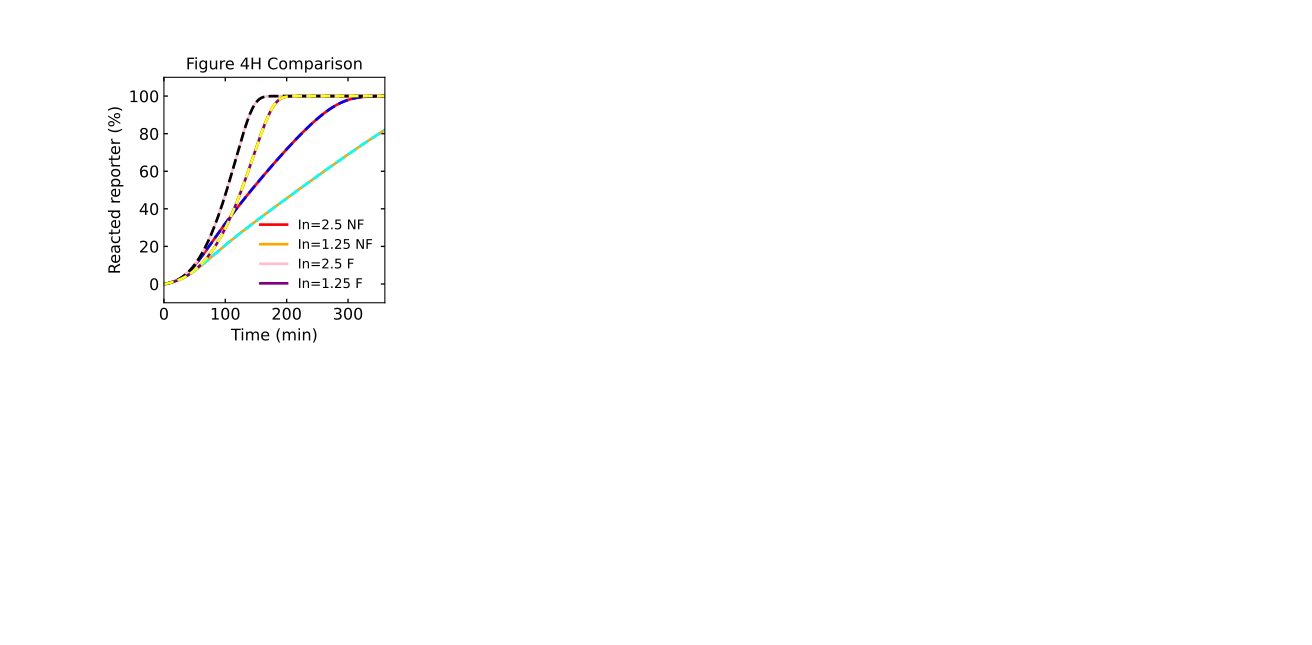

Here is the Python script that generated this plot:
# -*- coding: utf-8 -*-
"""
Created on Wed Jul  6 12:02:22 2022

@author: tnm12
"""

import numpy as np
import matplotlib.pyplot as plt
from matplotlib.ticker import MaxNLocator

import sys

import Simulatorv2021 as RSDs #import version 2.0.2.1 of simulator


'''
##############################################################################
Simulations
##############################################################################
'''

t_sim = np.linspace(0,12,1001)*3600 # seconds

k_txn = 0.01 #transcription rate

IN1 = [2.5,1.25] #input template

REP_con = 500

color = ['red','orange']

model = RSDs.RSD_sim(5) # define the model instance and # of domains

# specify DNA txn templates and reporters and concentrations
model.molecular_species('gate{1,2}',DNA_con=25)
model.molecular_species('reporter{2}',DNA_con=REP_con)

model.global_rate_constants(ktxn=k_txn)

plt.subplot(2,4,1)
for n in range(len(IN1)):
    model.molecular_species('input{1}',DNA_con=IN1[n])
    
    # simulate the model
    model.simulate(t_sim)
    
    # pull out the species from the model solution to plot
    S2 = model.output_concentration('S{2}')
    
    fs = 12
    
    plt.plot(model.t/60,(S2/REP_con)*100,color=color[n],linewidth=2,linestyle='-')
    
    
IN1 = [2.5,1.25] #input template

color = ['pink','purple']

model = RSDs.RSD_sim(5) # define the model instance and # of domains

# specify DNA txn templates and reporters and concentrations
model.molecular_species('gate{1,2}',DNA_con=25)
model.molecular_species('reporter{2}',DNA_con=REP_con)
model.molecular_species('f{1}',DNA_con=25)

model.global_rate_constants(ktxn=k_txn)

plt.subplot(2,4,1)
for n in range(len(IN1)):
    model.molecular_species('input{1}',DNA_con=IN1[n])
    
    # simulate the model
    model.simulate(t_sim)
    
    # pull out the species from the model solution to plot
    S2 = model.output_concentration('S{2}')
    
    fs = 12
    
    plt.plot(model.t/60,(S2/REP_con)*100,color=color[n],linewidth=2,linestyle='-')
    
    
plt.xticks(fontsize=fs)
plt.yticks(fontsize=fs)
plt.ylim(-10,110)
plt.xlim(0,360)
ax1 = plt.gca()
ax1.xaxis.set_tick_params(which='both',size=3,width=1,direction='in',top='on')
#ax1.xaxis.set_major_locator(MaxNLocator(integer=True))
ax1.yaxis.set_tick_params(which='both',size=3,width=1,direction='in',right='on')
plt.xlabel('Time (min)',fontsize=fs)
plt.ylabel('Reacted reporter (%)',fontsize=fs)


import Simulator1 as RSDs #import first version of simulator


'''
##############################################################################
Simulations
##############################################################################
'''

t_sim = np.linspace(0,12,1001)*3600 # seconds

k_txn = 0.01 #transcription rate

IN1 = [2.5,1.25] #input template

csl = ['blue','aqua']

model = RSDs.RSD_sim() # define the model instance

# specify DNA txn templates and reporters and concentrations
model.DNA_species('gate','1_2',temp_con=25)
model.DNA_species('reporter','REP2',temp_con=500)

plt.subplot(2,4,1)
for n in range(len(IN1)):
    model.DNA_species('input','I1',temp_con=IN1[n])
    
    # simulate the model
    model.simulate(t_sim,1,k_txn)
    
    # pull out the species from the model solution to plot
    REP = model.output_concentration['REP2']
    
    fs = 12
    
    plt.plot(model.sol.t/60,(1-REP/model.REP_con[1])*100,color=csl[n],linewidth=2,linestyle='--')
    
    
IN1 = [2.5,1.25]

csl = ['black','yellow']

model = RSDs.RSD_sim() # define the model instance

# specify DNA txn templates and reporters and concentrations
model.DNA_species('gate','1_2',temp_con=25)
model.DNA_species('reporter','REP2',temp_con=500)
model.DNA_species('fuel','F1',temp_con=25)

plt.subplot(2,4,1)
for n in range(len(IN1)):
    model.DNA_species('input','I1',temp_con=IN1[n])
    
    # simulate the model
    model.simulate(t_sim,1,k_txn)
    
    # pull out the species from the model solution to plot
    REP = model.output_concentration['REP2']
    
    fs = 12
    
    plt.plot(model.sol.t/60,(1-REP/model.REP_con[1])*100,color=csl[n],linewidth=2,linestyle='--')
    
    
plt.xticks(fontsize=fs)
plt.yticks(fontsize=fs)
plt.ylim(-10,110)
plt.xlim(0,360)
ax1 = plt.gca()
ax1.xaxis.set_tick_params(which='both',size=3,width=1,direction='in',top='on')
#ax1.xaxis.set_major_locator(MaxNLocator(integer=True))
ax1.yaxis.set_tick_params(which='both',size=3,width=1,direction='in',right='on')
plt.xlabel('Time (min)',fontsize=fs)
plt.ylabel('Reacted reporter (%)',fontsize=fs)
plt.title('Figure 4H Comparison')
plt.legend(['In=2.5 NF','In=1.25 NF','In=2.5 F','In=1.25 F'],frameon=False)
